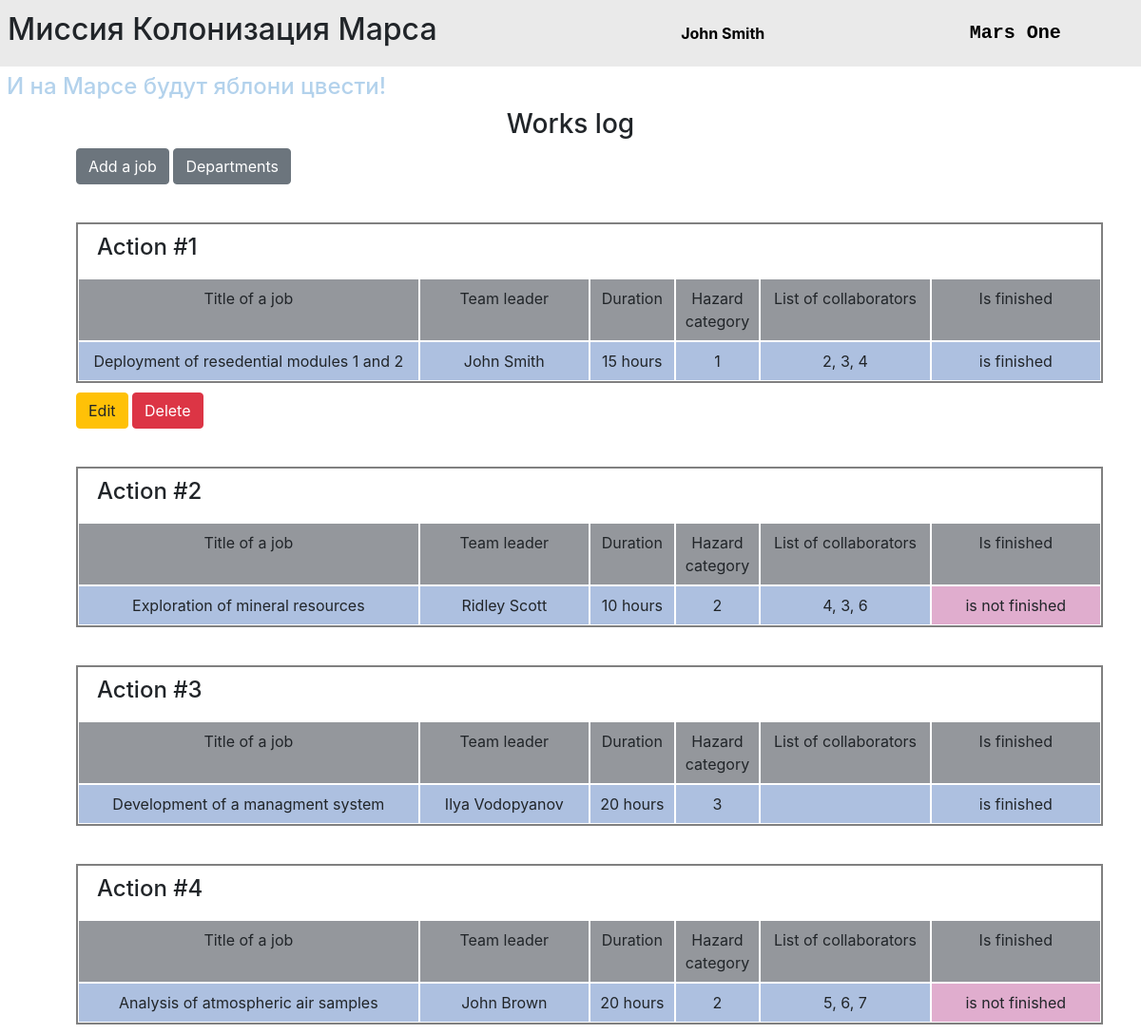
The page /index (signed in) on the database its author committed.
### data/users.py (models this page shows, shortened)
class User(SqlAlchemyBase, UserMixin, SerializerMixin):
    __tablename__ = 'users'
    id = sqlalchemy.Column(sqlalchemy.Integer,
                           primary_key=True, autoincrement=True)
    surname = sqlalchemy.Column(sqlalchemy.String, nullable=True)
    name = sqlalchemy.Column(sqlalchemy.String, nullable=True)
    age = sqlalchemy.Column(sqlalchemy.Integer, nullable=True)
    position = sqlalchemy.Column(sqlalchemy.String, nullable=True)
    speciality = sqlalchemy.Column(sqlalchemy.String, nullable=True)
    address = sqlalchemy.Column(sqlalchemy.String, nullable=True)
    email = sqlalchemy.Column(sqlalchemy.String,
                              unique=True, nullable=True)
    city_from = sqlalchemy.Column(sqlalchemy.String)
    hashed_password = sqlalchemy.Column(sqlalchemy.String, nullable=True)
    modified_date = sqlalchemy.Column(sqlalchemy.DateTime,
                                      default=datetime.datetime.now)
    jobs = orm.relation("Jobs", back_populates='user')
    departments = orm.relation("Department", back_populates='user')

### data/jobs.py (models this page shows, shortened)
class Jobs(SqlAlchemyBase, SerializerMixin):
    __tablename__ = 'jobs'
    id = sqlalchemy.Column(sqlalchemy.Integer,
                           primary_key=True, autoincrement=True)
    team_leader = sqlalchemy.Column(sqlalchemy.Integer, sqlalchemy.ForeignKey("users.id"))
    job = sqlalchemy.Column(sqlalchemy.String, nullable=True)
    work_size = sqlalchemy.Column(sqlalchemy.Integer, nullable=True)
    collaborators = sqlalchemy.Column(sqlalchemy.String, nullable=True)
    creator = sqlalchemy.Column(sqlalchemy.Integer, nullable=True, default=0)
    kind = sqlalchemy.Column(sqlalchemy.Integer, sqlalchemy.ForeignKey("category.id"))
    start_date = sqlalchemy.Column(sqlalchemy.DateTime, default=datetime.datetime.now, nullable=True)
    end_date = sqlalchemy.Column(sqlalchemy.DateTime, nullable=True)
    is_finished = sqlalchemy.Column(sqlalchemy.Boolean, nullable=True)
    user = orm.relation("User")
    category = orm.relation("Category")

### main.py (the view)
@app.route("/")
@app.route("/index")
def index():
    session = db_session.create_session()
    actions = session.query(Jobs).all()
    return render_template("actions.html",
                           actions=actions,
                           title="Works log")

### data/db_session.py (called while the page is built)
def create_session() -> Session:
    global __factory
    return __factory()

### main.py (called while the page is built)
@login_manager.user_loader
def load_user(user_id):
    session = db_session.create_session()
    return session.query(User).get(user_id)

### templates/actions.html
{% extends "base.html" %}
{% block content %}
<div class="container-fluid">
    <div class="row">
        <div class="col-12 text-center">
            <h3>{{title}}</h3>
        </div>
    </div>
    <div class="buttons">
        {% if current_user.is_authenticated %}
        <a href="/job" class="btn btn-secondary">Add a job</a>
        {% endif %}
        <a href="/departments_list" class="btn btn-secondary">Departments</a>
    </div>
    {% for action in actions %}
    <div class="container-fluid item">
        <div class="row">
            <div class="col-12 action-title"><h4>Action #{{action.id}}</h4></div>
        </div>
        <div class="row">
            <div class="col-4 title">Title of a job</div>
            <div class="col-2 title">Team leader</div>
            <div class="col-1 title">Duration</div>
            <div class="col-1 title">Hazard category</div>
            <div class="col-2 title">List of collaborators</div>
            <div class="col-2 title">Is finished</div>
        </div>
        <div class="row">
            <div class="col-4 cell">{{action.job}}</div>
            <div class="col-2 cell">{{action.user.name + " " + action.user.surname}}</div>
            <div class="col-1 cell">{{action.work_size}} hours</div>
            <div class="col-1 cell">{{action.kind}}</div>
            <div class="col-2 cell">{{action.collaborators}}</div>
            <div class="col-2 cell {% if not action.is_finished %} not-finished {% endif %}">
                {% if not action.is_finished %} is not finished
                {% else %} is finished
                {% endif %}
            </div>
        </div>
    </div>
    {% if current_user.id == 1 or current_user.id == action.creator or current_user.id == action.team_leader %}
    <div class="buttons">
        <a href="/job/{{action.id}}" class="btn btn-warning">Edit</a>
        <a href="/delete_job/{{action.id}}" class="btn btn-danger">Delete</a>
    </div>
    {% endif %}
    {% endfor %}
</div>
{% endblock %}

### templates/base.html (shortened to what this page needs)
<!DOCTYPE html>
<html lang="en">
<head>
    <link rel="stylesheet"
          href="https://stackpath.bootstrapcdn.com/bootstrap/4.4.1/css/bootstrap.min.css"
>
    <link rel="stylesheet" href="/static/css/style.css">
</head>
<body>
    <div class="row align-items-center mission">
        <h2 class="col-md-7 col-sm-6 mission-name">Миссия Колонизация Марса</h2>
        <p class="col-md-3 col-sm-3 mission-user">
            {% if current_user.is_authenticated %}
            <a class="alert-link" href="/logout" title="log out">{{ current_user.name + " " + current_user.surname }}</a>
            {% else %}
            <a href="/register" class="btn btn-primary">Register</a>
            <a href="/login" class="btn btn-success">Log in</a>
            {% endif %}
        </p>
        <a href="/" class="col-md-2 col-sm-3 mission-logo">Mars One</a>
    </div>
    <div class="slogan">
        <h4>И на Марсе будут яблони цвести!</h4>
    </div>
    <main role="main" class="container">
        {% block content %}{% endblock %}
    </main>
</body>
</html>

### static/css/style.css (style rules this page uses)
.title { background-color: #94979c; }
.cell { background-color: #adc0e0; }
.title, .cell { padding: 8px; border: 1px solid white; text-align: center; }
.not-finished { background-color: #e0adce; }
.item { margin: 40px 20px 10px 20px; border: 2px solid gray; }
.buttons { margin: 1px 1px 1px 20px; }
.action-title { padding: 10px 20px; }
.mission { background-color: #eaeaea; padding: 8px; }
.mission-logo { margin: 12px 0; font-family: monospace; font-size: 20px; font-weight: 600; color: black!important; cursor: pointer; text-decoration: none!important; }
.mission-user { margin: 12px 0; }
.mission-user a { color: black; font-weight: 700; }
.slogan { color: #b3d2ec; margin: 7px; }

### rows shown on the page
User: name+surname "John Smith"
Jobs: id "1", job "Deployment of resedential modules 1 and 2", user "John Smith", work_size "15", kind "1", collaborators "2, 3, 4", is_finished "is finished"
Jobs: id "2", job "Exploration of mineral resources", user "Ridley Scott", work_size "10", kind "2", collaborators "4, 3, 6", is_finished "is not finished"
Jobs: id "3", job "Development of a managment system", user "Ilya Vodopyanov", work_size "20", kind "3", is_finished "is finished"
Jobs: id "4", job "Analysis of atmospheric air samples", user "John Brown", work_size "20", kind "2", collaborators "5, 6, 7", is_finished "is not finished"

### other values the page prints
{{ title }} "Works log"
